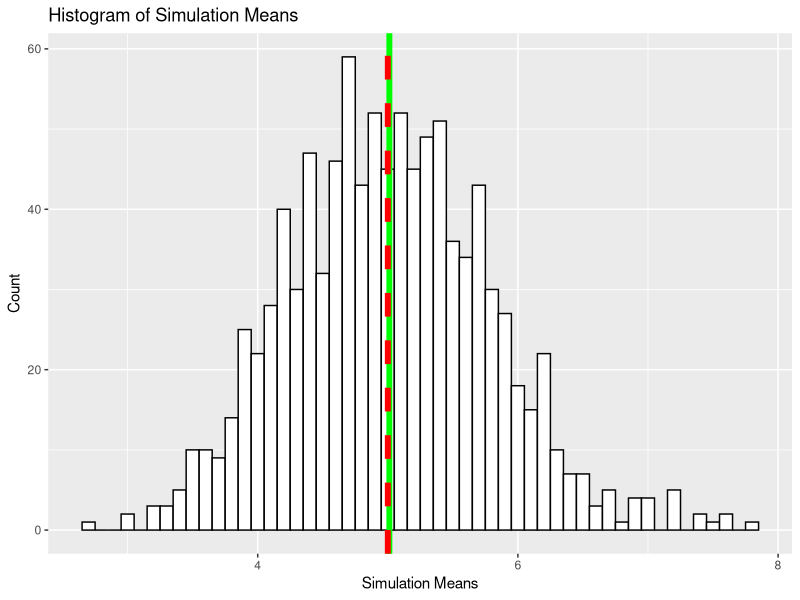
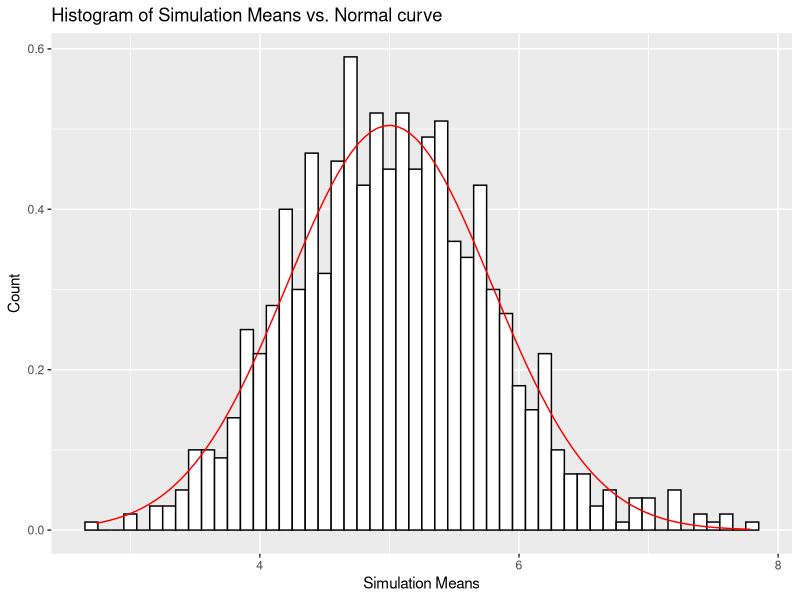

Here is the R script that generated these plots, in order:
## ---- chunk 1
if (!"ggplot2" %in% installed.packages()) install.packages("ggplot2")
library("ggplot2")
if (!"plyr" %in% installed.packages()) install.packages("plyr")
library("plyr")
if (!"knitr" %in% installed.packages()) install.packages("knitr")
library("knitr")
## ---- chunk 2
set.seed(123) # set the seed

n <- 40 # size of each simulation
lambda <- 0.2 # given value of lambda, the rate parameter
nsims <- 1000 # no. of simulations

# create a matrix with results of random sampling
sims <- matrix(rexp(nsims * n, rate=lambda), nsims)

# store the means of each simulation
simsMeans <- apply(sims, 1, mean)
## ---- chunk 3
sampleMean <- mean(sims)
theoreticalMean <- 1 / lambda
## ---- chunk 4
meansPlot <- ggplot() + aes(simsMeans) + geom_histogram(binwidth=.1, colour="black", fill="white") + 
    geom_vline(xintercept=sampleMean, color="green", size=2) + 
    geom_vline(xintercept=theoreticalMean, color="red", size=2, linetype=2) + 
    labs(x="Simulation Means", 
         y="Count", 
         title="Histogram of Simulation Means")
meansPlot
## ---- chunk 5
sampleVar <- var(simsMeans)
theoreticalVar <- (1/lambda)^2/n
## ---- chunk 6
dat <- data.frame(simsMeans)

distPlot <- ggplot(dat, aes(x=simsMeans)) +
      geom_histogram(binwidth=0.1, aes(y=..density..), color="black", fill="white") +
      stat_function(fun=dnorm, color="red", args=list(mean=theoreticalMean, sd=sqrt(theoreticalVar))) + 
      labs(x="Simulation Means", 
         y="Count", 
         title="Histogram of Simulation Means vs. Normal curve")
distPlot
## ---- chunk 7
sample95Int <- sampleMean + c(-1,1) * qnorm(0.975) * sqrt(sampleVar) / sqrt(n)
